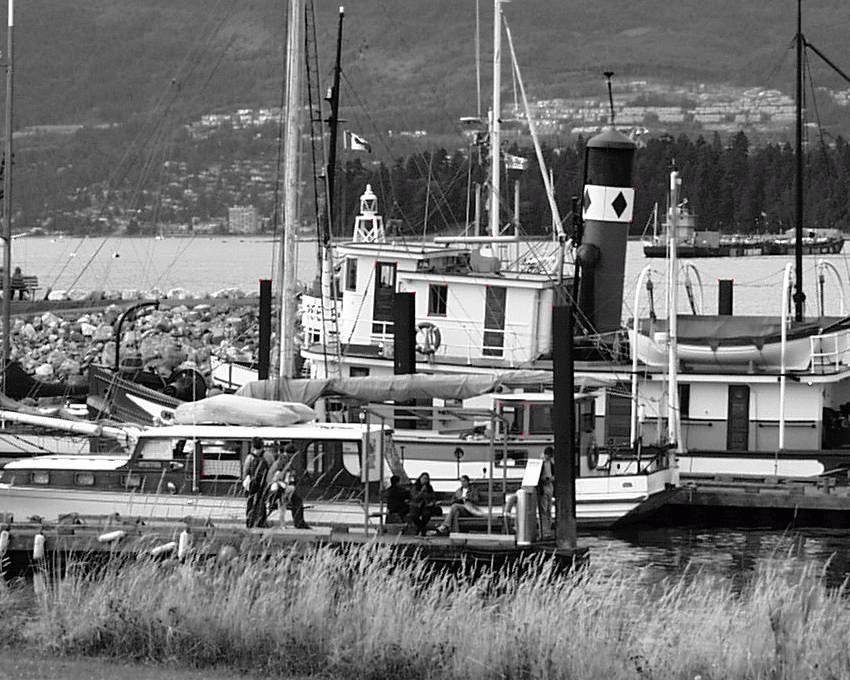
#> input picture DLT/img1+points.png, 850 x 680 px
$ python direct_linear_transformation.py
#> lines starting #> are read from the running program, lines starting #| are printed output that depends on the picture
import numpy as np
import math
import cv2
import matplotlib.pyplot as plt

np.set_printoptions(suppress=True)


def readData(filename):
    """
    :param filename: filename having data
    :return: pointSet1 and pointSet2
    """
#> called with filename = 'homography.txt'

    # pointSet1 = np.empkty((25, 2))
    # pointSet2 = np.empty((25, 2))
    temporary = np.empty((25, 2))

    line_counter = 0

    file = open(filename)
#> (reads DLT/homography.txt from the repository)

    for line in file.readlines():
        # using rstrip to remove \n youtube
        fname = line.rstrip().split(';')

        for i in range(0, len(fname) + 1):
            if i == 0:
                temporary[i] = np.asarray((fname[i][8:].split(',')))

            elif 0 < i < len(fname) - 1:
                temporary[i] = np.asarray((fname[i][1:].split(',')))

            elif i == len(fname) - 1:
                temporary[i] = np.asarray((fname[i][1:-1].split(',')))

        if line_counter == 0:
            pointSet1 = temporary
            line_counter += 1
            temporary = np.empty((25, 2))

        elif line_counter == 1:
            pointSet2 = temporary

    return pointSet1, pointSet2


def normalization(x):
    """
    :param x: input to be normalized
    :return: normalized values
    """
    # centroid calculation
    mean = np.mean(x, 0)

    # scale calculation
    summer = []

    for i in range(0, x.shape[0]):
        summer.append(np.sqrt((x[i, 0] - mean[0]) ** 2 + (x[i, 1] - mean[1]) ** 2))
        summer = np.asarray(summer)
        scale = (np.sqrt(2) / np.mean(summer))
        x_prime = np.hstack((x, np.ones((25, 1))))

        norm = np.array([[scale, 0, -scale * mean[0]],
                         [0, scale, -scale * mean[1]],
                         [0, 0, 1]])

        x_norm = np.dot(norm, x_prime.T).T
        return x_norm, norm


def DLT(pointSet1, pointSet2, norm_input, norm_output):
    """
    :param norm_output: norm factor for pointSet2
    :param norm_input: norm factor for pointSet1
    :param pointSet1: original coordinates normalised
    :param pointSet2: transformed coordinates normalised
    :return: normalised and denormalised homographies
    """
    A = []

    for i in range(pointSet1.shape[0]):
        x, y = pointSet1[i, 0], pointSet1[i, 1]
        x1, y1 = pointSet2[i, 0], pointSet2[i, 1]
        A.append([-x, -y, -1, 0, 0, 0, x * x1, y * x1, x1])  # definition adopted from the class notes
        A.append([0, 0, 0, -x, -y, -1, x * y1, y * y1, y1])

    A = np.asarray(A)
    U, sig, V = np.linalg.svd(A)

    H = V[-1, :] / V[-1, -1]  # calculating the values for the homography matrix

    norm_H = H.reshape(3, 3)

    # denormalizing the homography matrix
    denorm_H = np.dot(np.linalg.inv(norm_output), (np.dot(norm_H, norm_input)))  # definition adopted from book

    return norm_H, denorm_H


def DLTCV(pointSet1, pointSet2, pointSet1norm, pointSet2norm):
    """
    :param pointSet1norm: original coordinates normalised
    :param pointSet2norm: transformed coordinates normalised
    :param pointSet1: original coordinates
    :param pointSet2: transformed coordinates

    :return: homographies computed using opencv functions
    """
    norm_H, norm_status_H = cv2.findHomography(pointSet1norm,
                                               pointSet2norm)
    denorm_H, denorm_status_H = cv2.findHomography(pointSet1,
                                                   pointSet2)
    return norm_H, denorm_H


def errorComputation(manualnormH, manualdenormH, cvnormH, cvdenormH):
    """
    :param manualnormH: manually computed normalised H
    :param manualdenormH: manually computed denormalised H
    :param cvnormH: opencv computation of normalised H
    :param cvdenormH: opencv computation of denormalised H
    :return: relative error % of normalised and denormalised H matrix
    """
    normError = ((cvnormH - manualnormH)/cvnormH)*100
    denormError = ((cvdenormH - manualdenormH)/cvdenormH)*100

    return normError, denormError


def visualizations(inputImg, outputImg, normalisedHCV, denormalisedHCV,
                   normalisedHManual, denormalisedHManual):
    """
    :param inputImg: path to sample input image
    :param outputImg: path to sample output image
    :param normalisedHCV: normalised matrix calculated using opencv
    :param denormalisedHCV: denormalised matrix calculated using opencv
    :param normalisedHManual: normalised matrix calculated using manual method
    :param denormalisedHManual: denormalised matrix calculated using manual method
    :return: None
    """
#> called with inputImg = 'img1+points.png', outputImg = 'img2+points.png', normalisedHCV = array of shape (3, 3), denormalisedHCV = array of shape (3, 3), normalisedHManual = array of shape (3, 3), denormalisedHManual = array of shape (3, 3)
    plt.figure(figsize=(20, 20))

    # input image
    img_input = cv2.imread(inputImg)
#> img_input is the input picture: shape (680, 850, 3); mean B, G, R 114.6, 114.5, 114.6
    plt.subplot(321)
    plt.title('Input image')
    plt.imshow(img_input)

    # sample output image
    img_output = cv2.imread(outputImg)
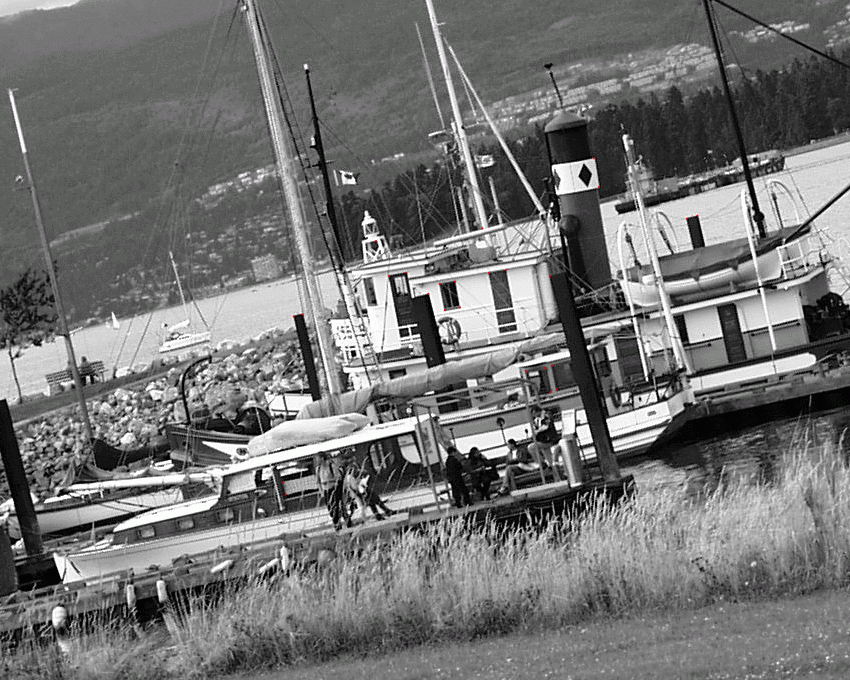
#> input picture DLT/img2+points.png, 850 x 680 px
#> img_output is the input picture: shape (680, 850, 3); mean B, G, R 115.4, 115.6, 115.4
    plt.subplot(322)
    plt.title('Output image')
    plt.imshow(img_output)

    # opencv normalised warping
    img_dst_normalised_cv = cv2.warpPerspective(img_input, normalisedHCV, (900, 700))
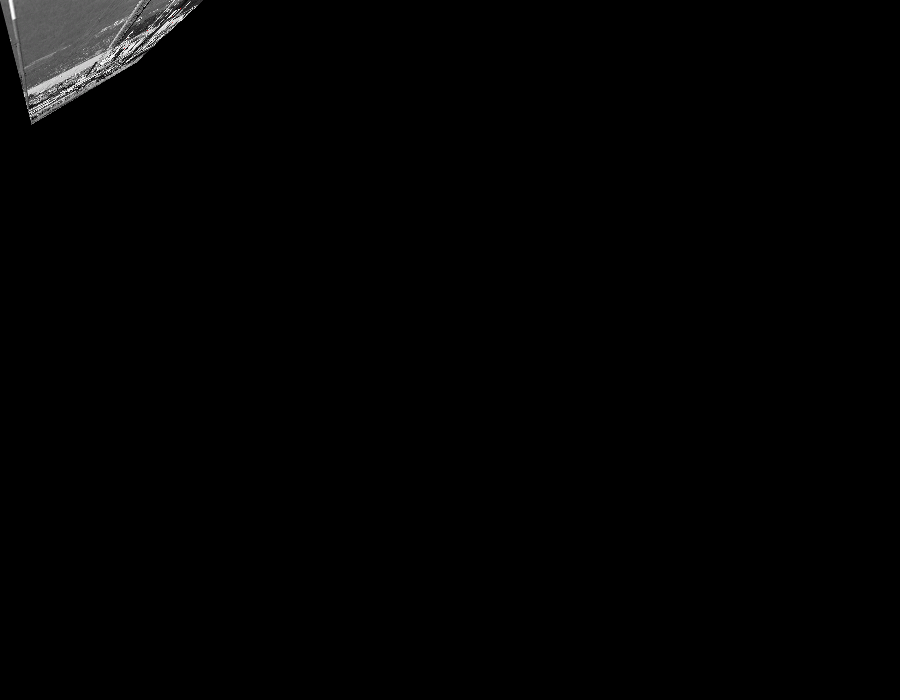
#> img_dst_normalised_cv: shape (700, 900, 3); mean B, G, R 2.4, 2.4, 2.4
    plt.subplot(323)
    plt.title('Normalised output (openCV)')
    plt.imshow(img_dst_normalised_cv)

    # opencv denormalised warping
    img_dst_denormalised_cv = cv2.warpPerspective(img_input, denormalisedHCV, (900, 700))
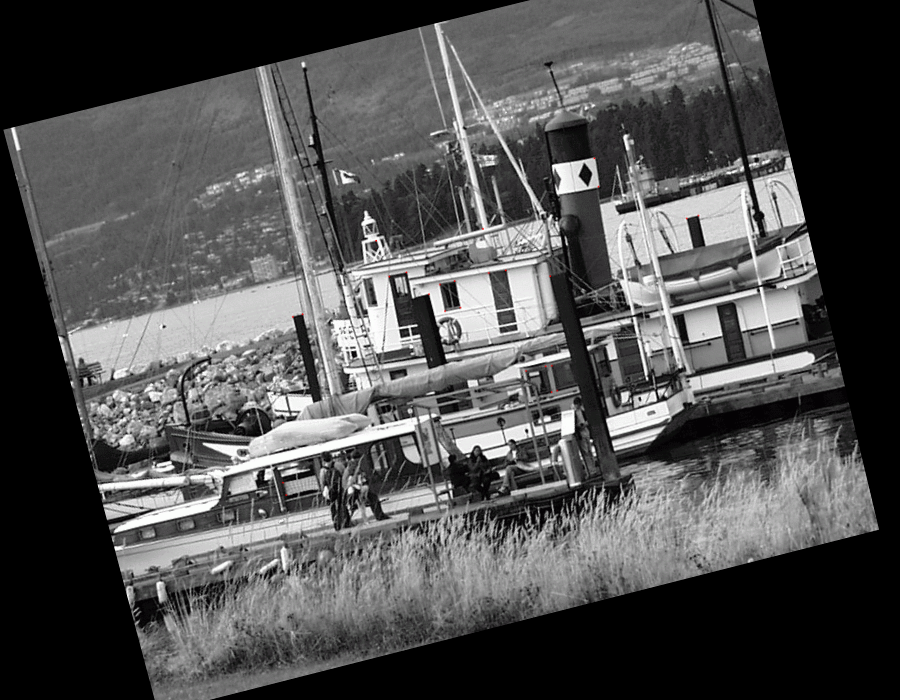
#> img_dst_denormalised_cv: shape (700, 900, 3); mean B, G, R 81.1, 81.1, 81.1
    plt.subplot(324)
    plt.title('Denormalised output (openCV)')
    plt.imshow(img_dst_denormalised_cv)

    # manual normalised warping
    img_dst_normalised_manual = cv2.warpPerspective(img_input, normalisedHManual, (900, 700))
    plt.subplot(325)
    plt.title('Normalised output (manual)')
    plt.imshow(img_dst_normalised_manual)

    # manual denormalised warping
    img_dst_denormalised_manual = cv2.warpPerspective(img_input, denormalisedHManual, (900, 700))
    plt.subplot(326)
    plt.title('Denormalised output (opencv)')
    plt.imshow(img_dst_denormalised_manual)

    plt.savefig('visualization.pdf')
#> figure, not shown here; B, G, R data is drawn as R, G, B


def main():
    original_coordinates, transformed_coordinates = readData('homography.txt')
    # print(original_coordinates)
    # print(transformed_coordinates)

    original_coordinates_norm, norm_original = normalization(original_coordinates)
    # print('norm original \n', norm_original)
    transformed_coordinates_norm, norm_transform = normalization(transformed_coordinates)
    # print('norm transform \n', norm_transform)
    manualnormH, manualdenormH = DLT(original_coordinates_norm,
                                     transformed_coordinates_norm,
                                     norm_original,
                                     norm_transform)
    print('manualnormH: \n', manualnormH)
    print('manualdenormH: \n', manualdenormH)

    cvnormH, cvdenormH = DLTCV(original_coordinates,
                               transformed_coordinates,
                               original_coordinates_norm,
                               transformed_coordinates_norm)
    print('cvnormH: \n', cvnormH)
    print('cvdenormH: \n', cvdenormH)

    normalisedError, denormalisedError = errorComputation(manualnormH,
                                                          manualdenormH,
                                                          cvnormH,
                                                          cvdenormH)
    print('normalised error % is: \n', normalisedError)
    print('denormalised error % is: \n', denormalisedError)

    visualizations('img1+points.png', 'img2+points.png',
                   cvnormH, cvdenormH, manualnormH, manualdenormH)


if __name__ == '__main__':
    main()
